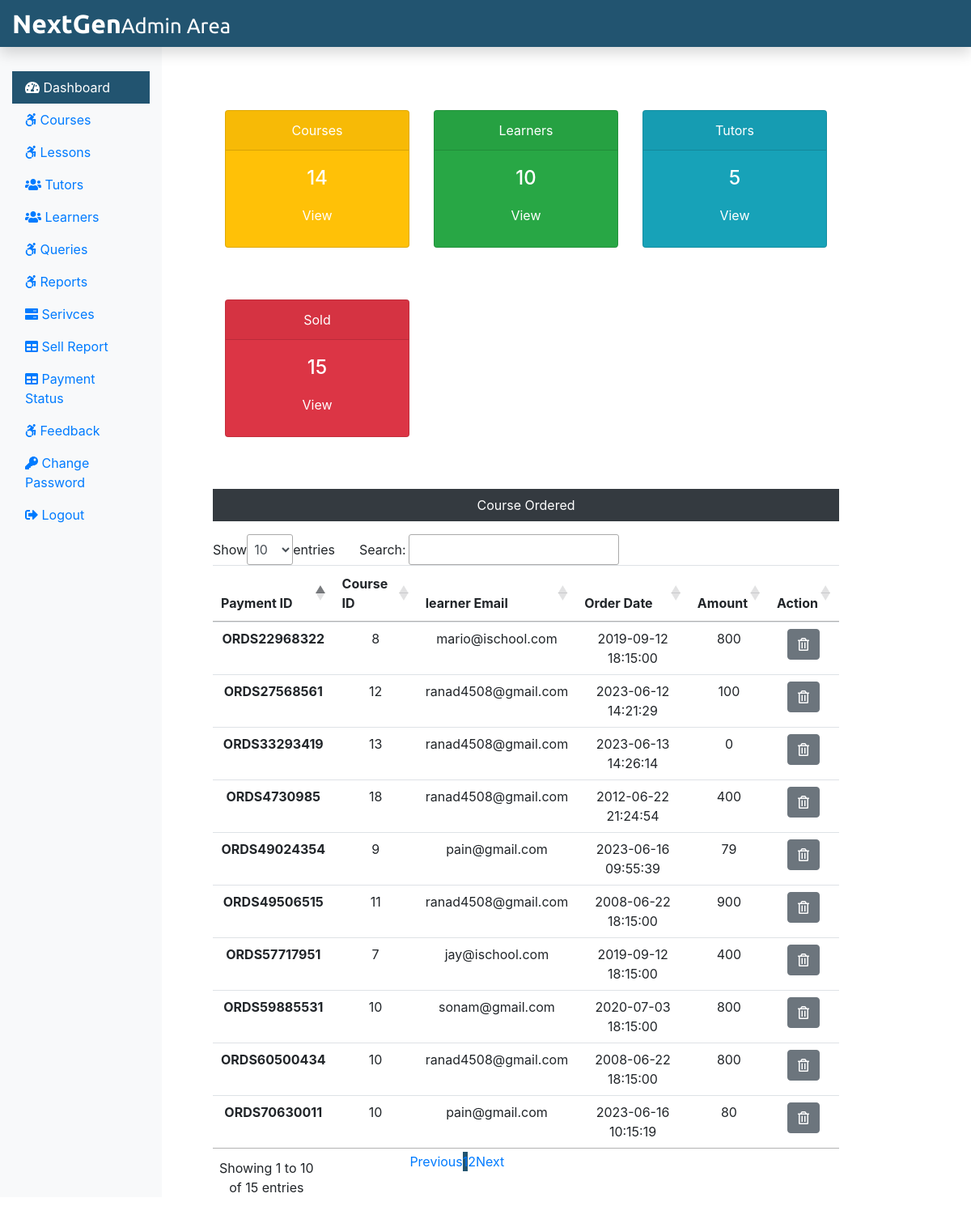
/Admin/adminDashboard.php, run on the app's committed database.
### tables this page shows
CREATE TABLE `courseorder` (
  `co_id` int(11) NOT NULL,
  `order_id` varchar(255) NOT NULL,
  `l_Email` varchar(255) NOT NULL,
  `course_id` int(11) NOT NULL,
  `status` varchar(255) NOT NULL,
  `respmsg` text NOT NULL,
  `amount` int(11) NOT NULL,
  `order_date` timestamp NOT NULL DEFAULT current_timestamp() ON UPDATE current_timestamp()
);

### Admin/adminDashboard.php (the view, shortened to what this page needs)
<?php
include('./adminInclude/header.php');
include('../dbConnection.php');
$sql = "SELECT * FROM course";
$result = $conn->query($sql);
$totalcourse = $result->num_rows;
 $sql = "SELECT * FROM learner";
 $result = $conn->query($sql);
 $totalLearner = $result->num_rows;
 $sql = "SELECT * FROM tutor";
 $result = $conn->query($sql);
 $totalTutor = $result->num_rows;
 $sql = "SELECT * FROM courseorder";
 $result = $conn->query($sql);
 $totalsold = $result->num_rows;
?>
  <div class="col-sm-9 mt-5">
    <div class="row mx-5 text-center">
      <div class="col-sm-4 mt-5">
        <div class="card text-white bg-warning mb-3" style="max-width: 18rem;">
          <div class="card-header">Courses</div>
          <div class="card-body">
            <h4 class="card-title">
              <?php echo $totalcourse; ?>
            </h4>
            <a class="btn text-white" href="courses.php">View</a>
          </div>
        </div>
      </div>
      <div class="col-sm-4 mt-5">
        <div class="card text-white bg-success mb-3" style="max-width: 18rem;">
          <div class="card-header">Learners</div>
          <div class="card-body">
            <h4 class="card-title">
              <?php echo $totalLearner; ?>
            </h4>
            <a class="btn text-white" href="learners.php">View</a>
          </div>
        </div>
      </div>
      <div class="col-sm-4 mt-5">
        <div class="card text-white bg-info mb-3" style="max-width: 18rem;">
          <div class="card-header">Tutors</div>
          <div class="card-body">
            <h4 class="card-title">
              <?php echo $totalTutor; ?>
            </h4>
            <a class="btn text-white" href="tutors.php">View</a>
          </div>
        </div>
      </div>
      <div class="col-sm-4 mt-5">
        <div class="card text-white bg-danger mb-3" style="max-width: 18rem;">
          <div class="card-header">Sold</div>
          <div class="card-body">
            <h4 class="card-title">
              <?php echo $totalsold; ?>
            </h4>
            <a class="btn text-white" href="sellreport.php">View</a>
          </div>
        </div>
      </div>
    </div>
    <div class="mx-5 mt-5 text-center">
      <p class=" bg-dark text-white p-2">Course Ordered</p>
      <?php
      $sql = "SELECT * FROM courseorder";
      $result = $conn->query($sql);
      if($result->num_rows > 0){
  echo '<table id="tableid" class="table">
    <thead>
    <tr>
      <th scope="col">Payment ID</th>
      <th scope="col">Course ID</th>
      <th scope="col">learner Email</th>
      <th scope="col">Order Date</th>
      <th scope="col">Amount</th>
      <th scope="col">Action</th>
    </tr>
    </thead>
    <tbody>';
    while($row = $result->fetch_assoc()){
    echo '<tr>';
      echo '<th scope="row">'.$row["order_id"].'</th>';
      echo '<td>'.$row["course_id"].'</td>';
      echo '<td>'.$row["l_Email"].'</td>';
      echo '<td>'.$row["order_date"].'</td>';
      echo '<td>'.$row["amount"].'</td>';
      echo '<td><form action="" method="POST" class="d-inline"><input type="hidden" name="id" value='. $row["co_id"] .'><button type="submit" class="btn btn-secondary" name="delete" value="Delete"><i class="far fa-trash-alt"></i></button></form></td>';
      echo '</tr>';
    }
  echo '</tbody>
  </table>';
  } else {
    echo "0 Result";
  }
  ?>
    </div>
  </div>
  </div>
  </div>
<?php
include('./adminInclude/footer.php');
?>

### data on the page
courseorder: order "ORDS57717951", course "7", l_Email "jay@ischool.com", order_date "2019-09-12 18:15:00", amount "400"
courseorder: order "ORDS22968322", course "8", l_Email "mario@ischool.com", order_date "2019-09-12 18:15:00", amount "800"
courseorder: order "ORDS59885531", course "10", l_Email "sonam@gmail.com", order_date "2020-07-03 18:15:00", amount "800"
courseorder: order "ORDS60500434", course "10", l_Email "ranad4508@gmail.com", order_date "2008-06-22 18:15:00", amount "800"
courseorder: order "ORDS49506515", course "11", l_Email "ranad4508@gmail.com", order_date "2008-06-22 18:15:00", amount "900"
courseorder: order "ORDS4730985", course "18", l_Email "ranad4508@gmail.com", order_date "2012-06-22 21:24:54", amount "400"
courseorder: order "ORDS27568561", course "12", l_Email "ranad4508@gmail.com", order_date "2023-06-12 14:21:29", amount "100"
courseorder: order "ORDS33293419", course "13", l_Email "ranad4508@gmail.com", order_date "2023-06-13 14:26:14", amount "0"
courseorder: order "ORDS49024354", course "9", l_Email "pain@gmail.com", order_date "2023-06-16 09:55:39", amount "79"
courseorder: order "ORDS70630011", course "10", l_Email "pain@gmail.com", order_date "2023-06-16 10:15:19", amount "80"

### other printed values
$totalcourse "14"
$totalLearner "10"
$totalTutor "5"
$totalsold "15"
